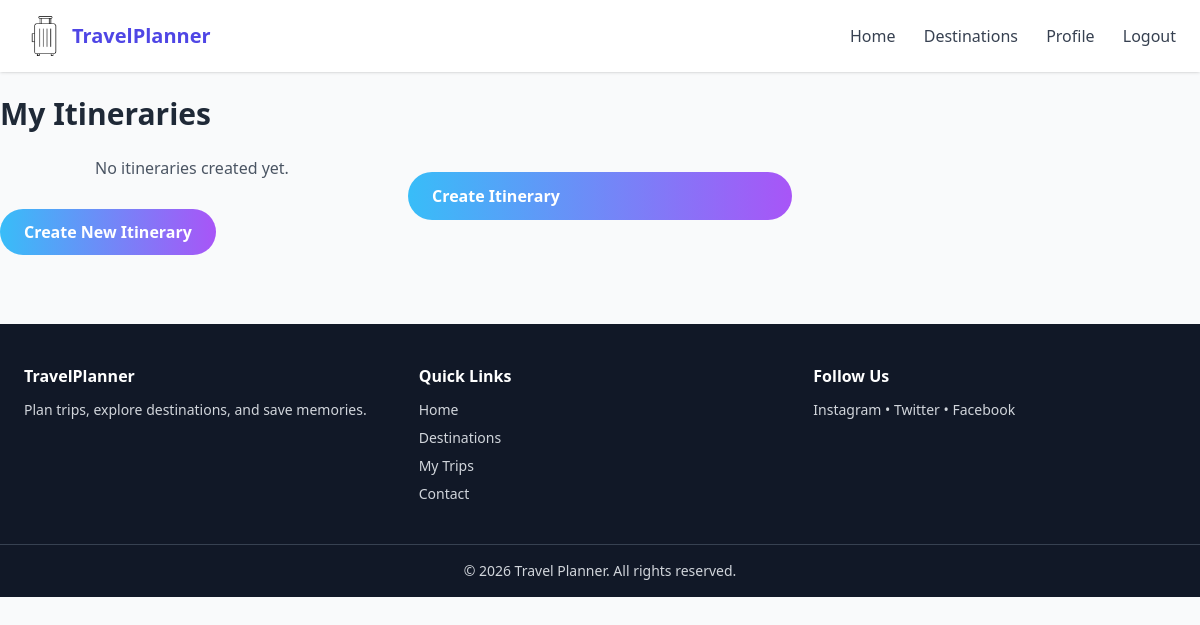
Page /itineraries/ (signed in) on the earlier database version.
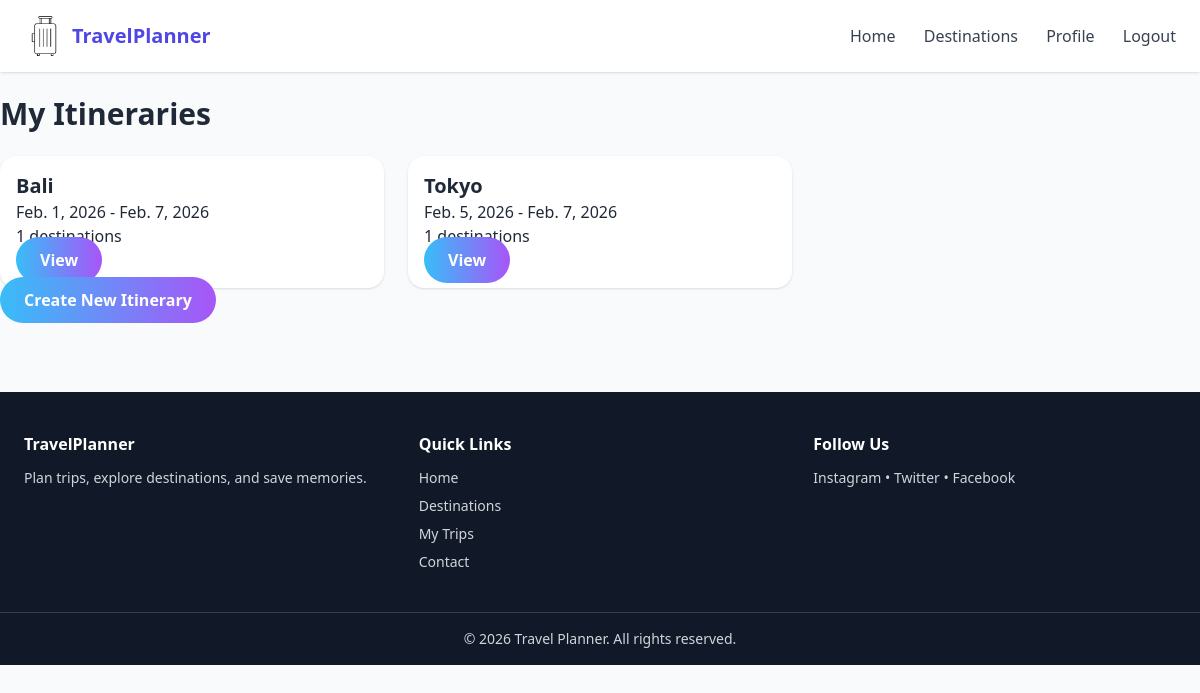
Same page on the later database version.
### core/models.py (models this page shows, shortened)
class Itinerary(models.Model):
    user = models.ForeignKey(User, on_delete=models.CASCADE, related_name='itineraries')
    destinations = models.ManyToManyField('Destination', related_name='itineraries')
    name = models.CharField(max_length=100)
    start_date = models.DateField(null=True, blank=True)
    end_date = models.DateField(null=True, blank=True)
    created_at = models.DateTimeField(auto_now_add=True)

### core/views.py (the view)
# urls.py: path('itineraries/', views.itinerary_list, name='itinerary_list'),
@login_required
def itinerary_list(request):
    itineraries = Itinerary.objects.filter(user=request.user)
    return render(request, 'core/itinerary_list.html', {'itineraries': itineraries})

### core/templates/core/itinerary_list.html
{% extends 'core/base.html' %}
{% block content %}
<h2 class="text-3xl font-bold mb-6">My Itineraries</h2>
<div class="grid grid-cols-1 sm:grid-cols-2 md:grid-cols-3 gap-6">
    {% for itinerary in itineraries %}
    <div class="card p-4 shadow hover:shadow-lg transition">
        <h3 class="text-xl font-bold">{{ itinerary.name }}</h3>
        <p>{{ itinerary.start_date }} - {{ itinerary.end_date }}</p>
        <p>{{ itinerary.destinations.count }} destinations</p>
        <a href="{% url 'itinerary_detail' itinerary.pk %}" class="btn mt-2 w-full">View</a>
    </div>
    {% endfor %}
    {% if not itineraries %}
        <p class="text-center text-gray-600">No itineraries created yet.</p>
        <a href="{% url 'itinerary_create' %}" class="btn mt-4 w-full">Create Itinerary</a>
    {% endif %}
</div>
<a href="{% url 'itinerary_create' %}" class="btn mt-6">Create New Itinerary</a>
{% endblock %}

Differences in the rows shown:
added Itinerary: name "Bali", start_date "Feb. 1, 2026", end_date "Feb. 7, 2026", destinations.count "1"
added Itinerary: name "Tokyo", start_date "Feb. 5, 2026", end_date "Feb. 7, 2026", destinations.count "1"
Other differences:
text no longer shown: "No itineraries created yet. Create Itinerary"
